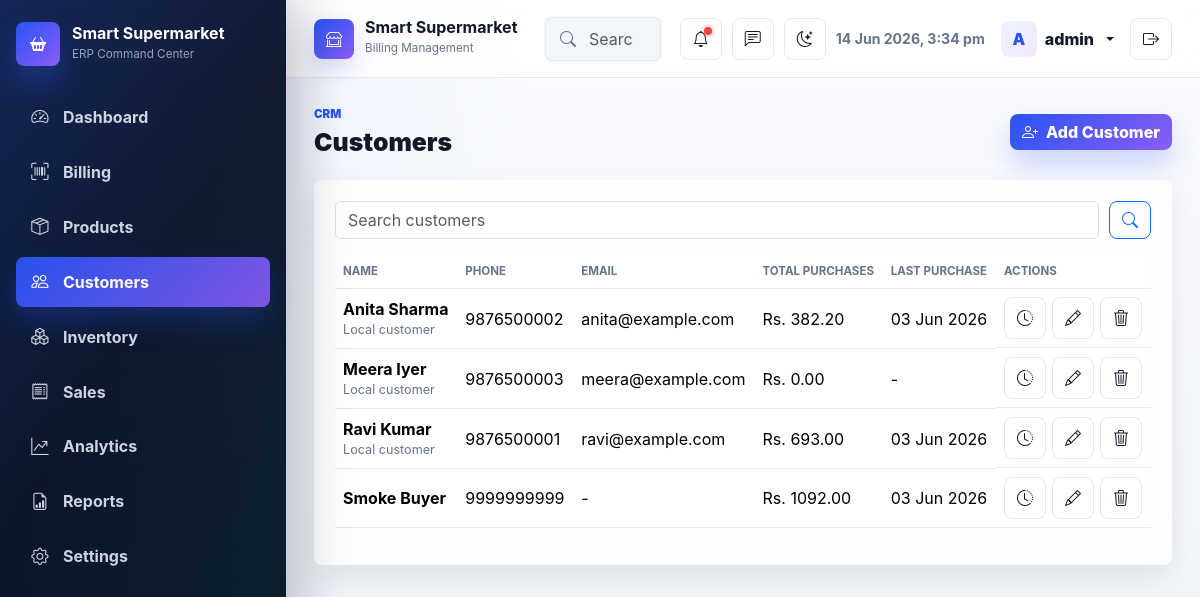
The page /customers/ (signed in) on the database its author committed.
### billing/models.py (models this page shows, shortened)
class TimeStampedModel(models.Model):
    created_at = models.DateTimeField(auto_now_add=True)
    updated_at = models.DateTimeField(auto_now=True)
    class Meta:
        abstract = True

class Customer(TimeStampedModel):
    name = models.CharField(max_length=160)
    phone = models.CharField(max_length=20, unique=True)
    email = models.EmailField(blank=True)
    address = models.TextField(blank=True)
    total_purchases = models.DecimalField(max_digits=12, decimal_places=2, default=0)
    last_purchase_date = models.DateTimeField(blank=True, null=True)
    class Meta:
        ordering = ['name']

### billing/views.py (the view)
# urls.py: path('customers/', views.CustomerListView.as_view(), name='customer_list'),
class CustomerListView(StaffOnlyMixin, ListView):
    model = Customer
    template_name = 'billing/customer_list.html'
    paginate_by = 25
    def get_queryset(self):
        qs = Customer.objects.all()
        query = self.request.GET.get('q')
        if query:
            qs = qs.filter(Q(name__icontains=query) | Q(phone__icontains=query) | Q(email__icontains=query))
        return qs

### billing/templates/billing/customer_list.html (shortened to what this page needs)
{% extends 'billing/base.html' %}
{% block content %}
<div class="page-head">
    <div><p class="eyebrow">CRM</p><h1>Customers</h1></div>
    <a class="btn btn-primary" href="{% url 'customer_add' %}"><i class="bi bi-person-plus me-2"></i>Add Customer</a>
</div>
<section class="panel">
    <form class="toolbar" method="get">
        <input class="form-control" name="q" value="{{ request.GET.q }}" placeholder="Search customers">
        <button class="btn btn-outline-primary"><i class="bi bi-search"></i></button>
    </form>
    <div class="table-responsive">
        <table class="table data-table align-middle">
            <thead><tr><th>Name</th><th>Phone</th><th>Email</th><th>Total Purchases</th><th>Last Purchase</th><th>Actions</th></tr></thead>
            <tbody>
            {% for customer in object_list %}
                <tr>
                    <td><strong>{{ customer.name }}</strong><small>{{ customer.address|truncatechars:42 }}</small></td>
                    <td>{{ customer.phone }}</td>
                    <td>{{ customer.email|default:"-" }}</td>
                    <td>Rs. {{ customer.total_purchases }}</td>
                    <td>{{ customer.last_purchase_date|date:"d M Y"|default:"-" }}</td>
                    <td class="actions">
                        <a class="icon-btn" title="History" href="{% url 'customer_history' customer.pk %}"><i class="bi bi-clock-history"></i></a>
                        <a class="icon-btn" title="Edit" href="{% url 'customer_edit' customer.pk %}"><i class="bi bi-pencil"></i></a>
                        <a class="icon-btn danger" title="Delete" href="{% url 'customer_delete' customer.pk %}"><i class="bi bi-trash3"></i></a>
                    </td>
                </tr>
            {% endfor %}
            </tbody>
        </table>
    </div>
</section>
{% endblock %}

### billing/templates/billing/base.html (shortened to what this page needs)
{% load static %}
<!doctype html>
<html lang="en">
<head>
    <link href="https://cdn.jsdelivr.net/npm/bootstrap@5.3.8/dist/css/bootstrap.min.css" rel="stylesheet">
    <link href="https://cdn.jsdelivr.net/npm/bootstrap-icons@1.13.1/font/bootstrap-icons.min.css" rel="stylesheet">
    <link href="https://cdn.datatables.net/2.3.4/css/dataTables.bootstrap5.min.css" rel="stylesheet">
    <link href="https://cdn.jsdelivr.net/npm/aos@2.3.4/dist/aos.css" rel="stylesheet">
    <link href="{% static 'billing/css/app.css' %}" rel="stylesheet">
</head>
<body>
<div class="app-shell">
    <aside class="sidebar">
        <a class="brand" href="{% url 'dashboard' %}">
            <span class="brand-mark"><i class="bi bi-basket2-fill"></i></span>
            <span><b>{% if shop_settings %}{{ shop_settings.shop_name }}{% else %}Smart Supermarket{% endif %}</b><small>ERP Command Center</small></span>
        </a>
        <nav class="nav flex-column">
            <a class="nav-link {% if request.resolver_match.url_name == 'dashboard' %}active{% endif %}" href="{% url 'dashboard' %}"><i class="bi bi-speedometer2"></i> Dashboard</a>
            <a class="nav-link {% if request.resolver_match.url_name == 'billing' %}active{% endif %}" href="{% url 'billing' %}"><i class="bi bi-upc-scan"></i> Billing</a>
            <a class="nav-link {% if 'product' in request.resolver_match.url_name %}active{% endif %}" href="{% url 'product_list' %}"><i class="bi bi-box-seam"></i> Products</a>
            <a class="nav-link {% if 'customer' in request.resolver_match.url_name %}active{% endif %}" href="{% url 'customer_list' %}"><i class="bi bi-people"></i> Customers</a>
            <a class="nav-link {% if request.resolver_match.url_name == 'stock_alerts' %}active{% endif %}" href="{% url 'stock_alerts' %}"><i class="bi bi-boxes"></i> Inventory</a>
            <a class="nav-link {% if 'sales' in request.resolver_match.url_name or request.resolver_match.url_name == 'bill_detail' %}active{% endif %}" href="{% url 'sales_history' %}"><i class="bi bi-receipt"></i> Sales</a>
            <a class="nav-link {% if request.resolver_match.url_name == 'analytics' %}active{% endif %}" href="{% url 'analytics' %}"><i class="bi bi-graph-up-arrow"></i> Analytics</a>
            <a class="nav-link {% if request.resolver_match.url_name == 'reports' %}active{% endif %}" href="{% url 'reports' %}"><i class="bi bi-file-earmark-bar-graph"></i> Reports</a>
            <a class="nav-link {% if request.resolver_match.url_name == 'settings' %}active{% endif %}" href="{% url 'settings' %}"><i class="bi bi-gear"></i> Settings</a>
        </nav>
    </aside>
    <main class="main">
        <header class="topbar">
            <a class="topbar-store" href="{% url 'dashboard' %}">
                <span class="store-logo"><i class="bi bi-shop-window"></i></span>
                <span><b>{% if shop_settings %}{{ shop_settings.shop_name }}{% else %}Smart Supermarket{% endif %}</b><small>Billing Management</small></span>
            </a>
            <div class="search-wrap">
                <i class="bi bi-search"></i>
                <input class="form-control" type="search" placeholder="Search invoices, products, customers">
            </div>
            <div class="topbar-actions">
                <button class="icon-btn position-relative" title="Notifications"><i class="bi bi-bell"></i><span class="status-dot"></span></button>
                <button class="icon-btn" title="Messages"><i class="bi bi-chat-left-text"></i></button>
                <button class="icon-btn" id="themeToggle" title="Toggle dark mode" aria-label="Toggle dark mode"><i class="bi bi-moon-stars"></i></button>
                <span class="clock" id="currentClock"></span>
                <div class="dropdown">
                    <button class="profile dropdown-toggle" data-bs-toggle="dropdown">
                        <span class="avatar">{{ request.user.username|slice:":1"|upper }}</span>
                        <span>{{ request.user.username }}</span>
                    </button>
                </div>
                <form method="post" action="{% url 'logout' %}" class="d-none d-xl-block">
                    <button class="icon-btn danger" type="submit" title="Logout"><i class="bi bi-box-arrow-right"></i></button>
                </form>
            </div>
        </header>
        <section class="content">
            {% block content %}{% endblock %}
        </section>
    </main>
</div>
</body>
</html>

### rows shown on the page
Customer: name "Anita Sharma", address "Local customer", phone "9876500002", email "anita@example.com", total_purchases "382.20", last_purchase_date "03 Jun 2026"
Customer: name "Meera Iyer", address "Local customer", phone "9876500003", email "meera@example.com", total_purchases "0.00", last_purchase_date "-"
Customer: name "Ravi Kumar", address "Local customer", phone "9876500001", email "ravi@example.com", total_purchases "693.00", last_purchase_date "03 Jun 2026"
Customer: name "Smoke Buyer", phone "9999999999", email "-", total_purchases "1092.00", last_purchase_date "03 Jun 2026"

### other values the page prints
{{ request.user.username|slice:":1"|upper }} "A"
{{ request.user.username }} "admin"
